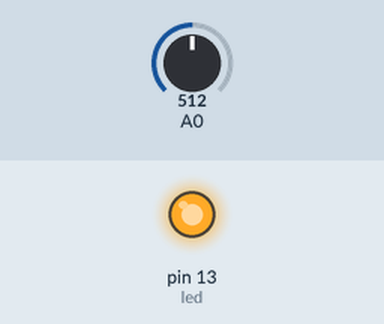
Simulated run of this sketch. Board: Arduino Uno, built with avr-gcc and run on an emulated ATmega328P. Parts: output pins drawn as LEDs (lit = HIGH). The inputs (shaded band) are chosen by the test bench; at power-on: A0 = 512. What the sketch prints to the serial monitor is not drawn.

Above: at 0.1 s.
Timing chart, 0 to 1.6 s (numbered marks = the images above):
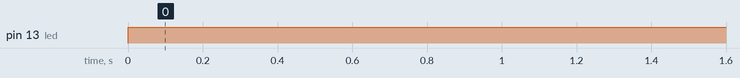

Measured:
- by itself, pin 13 (led): LOW → HIGH at 0.00 s

The sketch:

prueba_ac.ino
```cpp
//prueba_ac.ino

int led = 13;
int no_samples = 100;
int samples[100];

void setup() {
  // put your setup code here, to run once:
  pinMode(led, OUTPUT);
  Serial.begin(9600);
}

void loop() {
  // put your main code here, to run repeatedly:
    digitalWrite(led, HIGH);  // turn the LED on (HIGH is the voltage level)
              // wait for a second

    float suma = 0;
    for(int i = 0; i < no_samples; i++) {
    	int val = analogRead(0);
    	samples[i] = val;
    	suma = suma + val;
    	delay(2);
    }
    float media = suma/no_samples;
    float suma_cuad = 0;
    for(int i =0; i < no_samples; i++){
    	suma_cuad = suma_cuad + (samples[i] - media)*(samples[i] -  media);
    }
    float rms = sqrt(suma_cuad/no_samples);
    Serial.println(rms);
    Serial.println("---");
    delay(1000);
}
```
